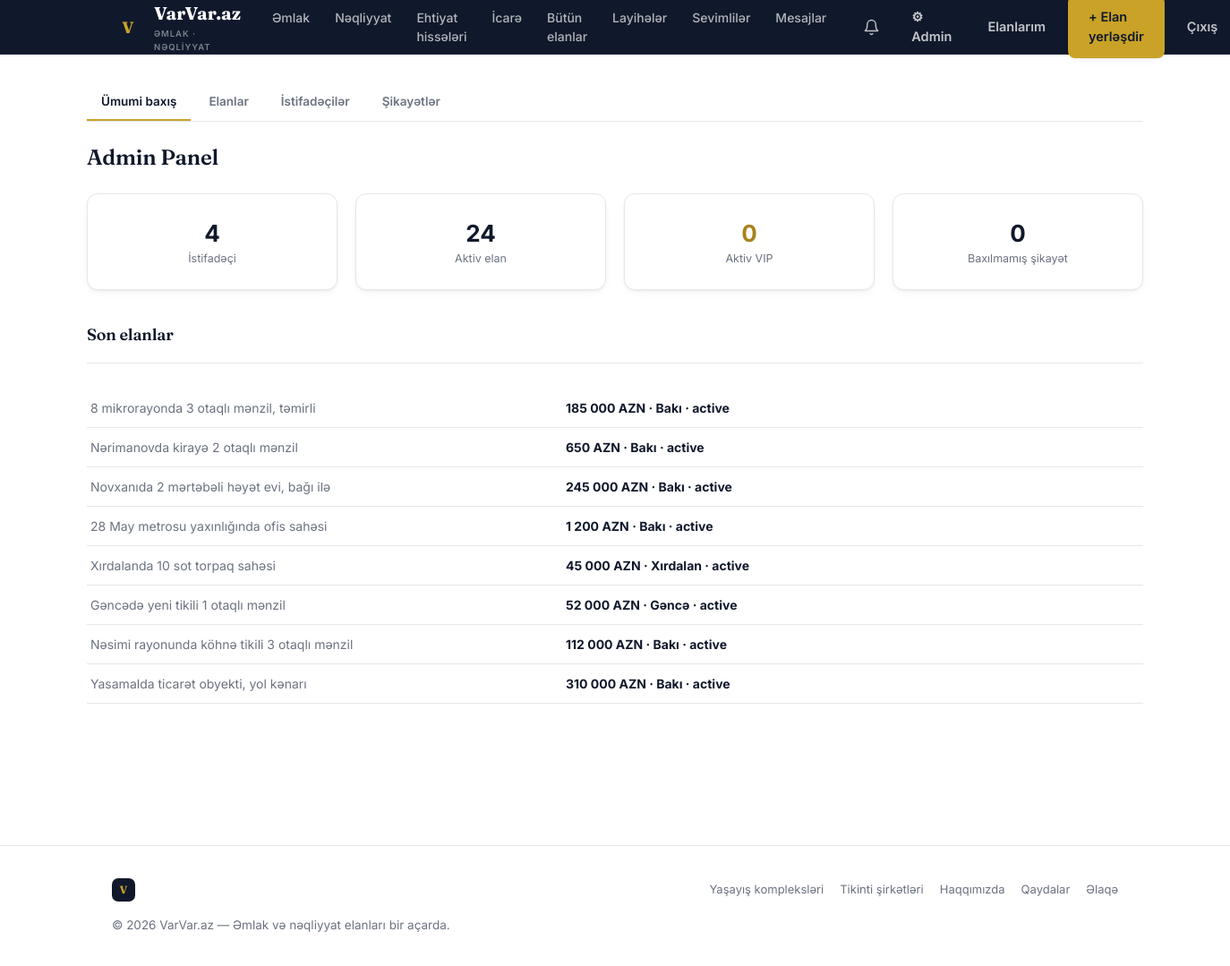
Page /admin (signed in) on the committed database.
### tables this page shows
CREATE TABLE listings (
    id INTEGER PRIMARY KEY AUTOINCREMENT,
    user_id INTEGER NOT NULL REFERENCES users(id),
    type TEXT NOT NULL CHECK(type IN ('emlak','neqliyyat')),
    category TEXT NOT NULL,          -- e.g. 'menzil','heyet evi','ofis','torpaq' | 'minik','suv','moto'
    title TEXT NOT NULL,
    description TEXT,
    price REAL NOT NULL,
    currency TEXT NOT NULL DEFAULT 'AZN',
    city TEXT NOT NULL,
    district TEXT,
    address TEXT,
    country TEXT,                      -- 'AZ' (default/domestic) | 'AE' | 'TR' | ... for Xaricde evler
    residence_id INTEGER REFERENCES residences(id) ON DELETE SET NULL,  -- optional link to a yaşayış kompleksi
    is_negotiable INTEGER NOT NULL DEFAULT 0,
    status TEXT NOT NULL DEFAULT 'active',   -- active | sold | archived
    views INTEGER NOT NULL DEFAULT 0,
    latitude REAL,
    longitude REAL,
    is_vip INTEGER NOT NULL DEFAULT 0,
    vip_expires_at TEXT,
    contact_phone TEXT,
    contact_phone2 TEXT,
    contact_whatsapp TEXT,
    created_at TEXT NOT NULL DEFAULT (datetime('now')),
    updated_at TEXT NOT NULL DEFAULT (datetime('now'))
);

### app.py (the view)
@app.route("/admin")
@admin_required
def admin_dashboard():
    db = get_db()
    stats = {
        "users": db.execute("SELECT COUNT(*) AS c FROM users").fetchone()["c"],
        "listings": db.execute("SELECT COUNT(*) AS c FROM listings WHERE status='active'").fetchone()["c"],
        "pending_reports": db.execute("SELECT COUNT(*) AS c FROM reports WHERE status='pending'").fetchone()["c"],
        "unverified_phones": db.execute("SELECT COUNT(*) AS c FROM users WHERE is_phone_verified=0").fetchone()["c"],
        "vip_active": db.execute(
            "SELECT COUNT(*) AS c FROM listings WHERE is_vip=1 AND vip_expires_at > datetime('now')"
        ).fetchone()["c"],
    }
    recent_listings = db.execute(
        "SELECT * FROM listings ORDER BY created_at DESC LIMIT 8"
    ).fetchall()
    recent_reports = db.execute(
        """SELECT r.*, l.title AS listing_title, u.full_name AS reporter_name
           FROM reports r JOIN listings l ON l.id=r.listing_id JOIN users u ON u.id=r.reporter_id
           WHERE r.status='pending' ORDER BY r.created_at DESC LIMIT 5"""
    ).fetchall()
    return render_template(
        "admin/dashboard.html", stats=stats, recent_listings=recent_listings, recent_reports=recent_reports
    )

### app.py (called while the page is built)
def get_db():
    if "db" not in g:
        g.db = sqlite3.connect(DB_PATH)
        g.db.row_factory = sqlite3.Row
        g.db.execute("PRAGMA foreign_keys = ON")
    return g.db

def current_user():
    if "user_id" not in session:
        return None
    if "_user_cache" not in g:
        db = get_db()
        g._user_cache = db.execute(
            "SELECT * FROM users WHERE id = ?", (session["user_id"],)
        ).fetchone()
    return g._user_cache

def admin_required(view):
    @wraps(view)
    def wrapped(*args, **kwargs):
        user = current_user()
        if user is None:
            return redirect(url_for("login", next=request.path))
        if not user["is_admin"]:
            abort(403)
        return view(*args, **kwargs)
    return wrapped

def unread_message_count(user_id):
    db = get_db()
    row = db.execute(
        """SELECT COUNT(*) AS cnt FROM messages m
           JOIN conversations c ON c.id = m.conversation_id
           WHERE (c.buyer_id = ? OR c.seller_id = ?) AND m.sender_id != ? AND m.is_read = 0""",
        (user_id, user_id, user_id),
    ).fetchone()
    return row["cnt"]

def unread_notification_count(user_id):
    db = get_db()
    row = db.execute(
        "SELECT COUNT(*) AS cnt FROM notifications WHERE user_id=? AND is_read=0", (user_id,)
    ).fetchone()
    return row["cnt"]

@app.template_filter("money")
def money_filter(value):
    try:
        value = float(value)
    except (TypeError, ValueError):
        return value
    return f"{value:,.0f}".replace(",", " ")

### translations.py (called while the page is built)
def get_translator(lang):
    lang = lang if lang in TRANSLATIONS else "az"
    table = TRANSLATIONS[lang]
    az_table = TRANSLATIONS["az"]
    def t(key, default=None):
        return table.get(key, az_table.get(key, default if default is not None else key))
    return t

### templates/admin/dashboard.html (shortened to what this page needs)
{% extends "base.html" %}
{% block content %}
<div class="wrap" style="padding:32px 0 70px;">
  <div class="admin-nav">
    <a href="{{ url_for('admin_dashboard') }}" class="active">Ümumi baxış</a>
    <a href="{{ url_for('admin_listings') }}">Elanlar</a>
    <a href="{{ url_for('admin_users') }}">İstifadəçilər</a>
    <a href="{{ url_for('admin_reports') }}">Şikayətlər {% if stats['pending_reports'] %}<span class="nav-badge">{{ stats['pending_reports'] }}</span>{% endif %}</a>
  </div>
  <h1 style="font-size:24px;margin:22px 0;">Admin Panel</h1>
  <div class="grid-4" style="margin-bottom:36px;">
    <div class="how-step" style="text-align:center;">
      <div style="font-family:'Inter',sans-serif;font-size:26px;font-weight:700;">{{ stats['users'] }}</div>
      <div style="font-size:12.5px;color:var(--ink-soft);">İstifadəçi</div>
    </div>
    <div class="how-step" style="text-align:center;">
      <div style="font-family:'Inter',sans-serif;font-size:26px;font-weight:700;">{{ stats['listings'] }}</div>
      <div style="font-size:12.5px;color:var(--ink-soft);">Aktiv elan</div>
    </div>
    <div class="how-step" style="text-align:center;">
      <div style="font-family:'Inter',sans-serif;font-size:26px;font-weight:700;color:var(--gold-deep);">{{ stats['vip_active'] }}</div>
      <div style="font-size:12.5px;color:var(--ink-soft);">Aktiv VIP</div>
    </div>
    <div class="how-step" style="text-align:center;">
      <div style="font-family:'Inter',sans-serif;font-size:26px;font-weight:700;color:{{ 'var(--danger)' if stats['pending_reports'] else 'var(--ink)' }};">{{ stats['pending_reports'] }}</div>
      <div style="font-size:12.5px;color:var(--ink-soft);">Baxılmamış şikayət</div>
    </div>
  </div>
  <div class="section-head"><h2 style="font-size:18px;margin:0;">Son elanlar</h2></div>
  <table class="spec-table" style="margin-bottom:32px;">
    {% for l in recent_listings %}
    <tr>
      <td><a href="{{ url_for('listing_detail', listing_id=l['id']) }}">{{ l['title'] }}</a></td>
      <td>{{ l['price']|money }} {{ l['currency'] }} · {{ l['city'] }} · {{ l['status'] }}</td>
    </tr>
    {% endfor %}
  </table>
</div>
{% endblock %}

### static/css/style.css (style rules this page uses)
:root { --bg: #FFFFFF; --surface: #FFFFFF; --surface-alt: #F7F8FA; --navy: #10192B; --navy-soft: #1C2A44; --ink: #10192B; --ink-soft: #6B7280; --gold: #C9A227; --gold-deep: #A8841C; --gold-soft: #FBF3DD; --line: #E5E7EB; --danger: #C0392B; --radius: 12px; --radius-sm: 8px; --shadow: 0 1px 2px rgba(16,25,43,0.05), 0 4px 14px -6px rgba(16,25,43,0.10); --shadow-lift: 0 8px 20px -6px rgba(16,25,43,0.16), 0 2px 6px rgba(16,25,43,0.06); --city-accent: #5B4FE9; --city-accent-deep: #4636D0; --city-accent2: #FF6B4A; --city-ink: #131320; --city-radius: 18px; --city-shadow-lift: 0 6px 16px rgba(19,19,32,0.08), 0 28px 56px -20px rgba(91,79,233,0.32); }
* { box-sizing: border-box; }
html { scroll-behavior: smooth; }
body { margin: 0; background: var(--bg); color: var(--ink); font-family: 'Inter', system-ui, sans-serif; font-size: 16px; line-height: 1.5; -webkit-font-smoothing: antialiased; }
h1, h2, h3, .display { font-family: 'Fraunces', Georgia, serif; font-weight: 600; letter-spacing: -0.01em; margin: 0 0 .4em; color: var(--ink); }
a { color: inherit; text-decoration: none; }
.wrap { max-width: 1180px; margin: 0 auto; padding: 0 28px; }
.section-head { display: flex; justify-content: space-between; align-items: baseline; margin-bottom: 28px; border-bottom: 1px solid var(--line); padding-bottom: 18px; }
.section-head h2 { font-size: 26px; }
.grid-4 { display: grid; grid-template-columns: repeat(4, 1fr); gap: 20px; }
.spec-table { width: 100%; border-collapse: collapse; margin-top: 22px; }
.spec-table tr { border-bottom: 1px solid var(--line); }
.spec-table td { padding: 11px 4px; font-size: 14px; }
.spec-table td:first-child { color: var(--ink-soft); width: 45%; }
.spec-table td:last-child { font-weight: 700; }
.admin-nav { display: flex; gap: 4px; border-bottom: 1px solid var(--line); flex-wrap: wrap; }
.admin-nav a { padding: 10px 16px; font-size: 13.5px; font-weight: 600; color: var(--ink-soft); border-bottom: 2px solid transparent; }
.admin-nav a.active { color: var(--navy); border-bottom-color: var(--gold); }
.how-step { background: var(--surface); border: 1px solid var(--line); border-radius: var(--radius); padding: 24px 22px; box-shadow: var(--shadow); }

### rows in the picture
listings: title "8 mikrorayonda 3 otaqlı mənzil, təmirli", price "185 000", currency "AZN", city "Bakı", status "active"
listings: title "Nərimanovda kirayə 2 otaqlı mənzil", price "650", currency "AZN", city "Bakı", status "active"
listings: title "Novxanıda 2 mərtəbəli həyət evi, bağı ilə", price "245 000", currency "AZN", city "Bakı", status "active"
listings: title "28 May metrosu yaxınlığında ofis sahəsi", price "1 200", currency "AZN", city "Bakı", status "active"
listings: title "Xırdalanda 10 sot torpaq sahəsi", price "45 000", currency "AZN", city "Xırdalan", status "active"
listings: title "Gəncədə yeni tikili 1 otaqlı mənzil", price "52 000", currency "AZN", city "Gəncə", status "active"
listings: title "Nəsimi rayonunda köhnə tikili 3 otaqlı mənzil", price "112 000", currency "AZN", city "Bakı", status "active"
listings: title "Yasamalda ticarət obyekti, yol kənarı", price "310 000", currency "AZN", city "Bakı", status "active"

### other values in the picture
{{ t('tagline') }} "ƏMLAK · NƏQLİYYAT"
{{ t('nav.emlak') }} "Əmlak"
{{ t('nav.neqliyyat') }} "Nəqliyyat"
{{ t('nav.butun_elanlar') }} "Bütün elanlar"
{{ t('nav.layiheler') }} "Layihələr"
{{ t('nav.sevimliler') }} "Sevimlilər"
{{ t('nav.mesajlar') }} "Mesajlar"
{{ t('nav.elanlarim') }} "Elanlarım"
{{ t('nav.elan_yerlesdir') }} "+ Elan yerləşdir"
{{ t('nav.cixis') }} "Çıxış"
{{ stats['users'] }} "4"
{{ stats['listings'] }} "24"
{{ stats['vip_active'] }} "0"
{{ stats['pending_reports'] }} "0"
{{ t('projects.heading') }} "Yaşayış kompleksləri"
